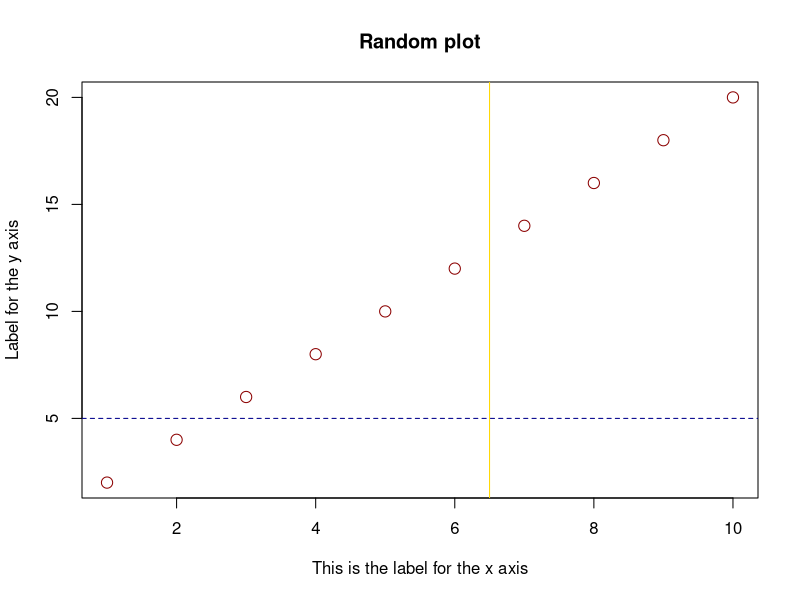
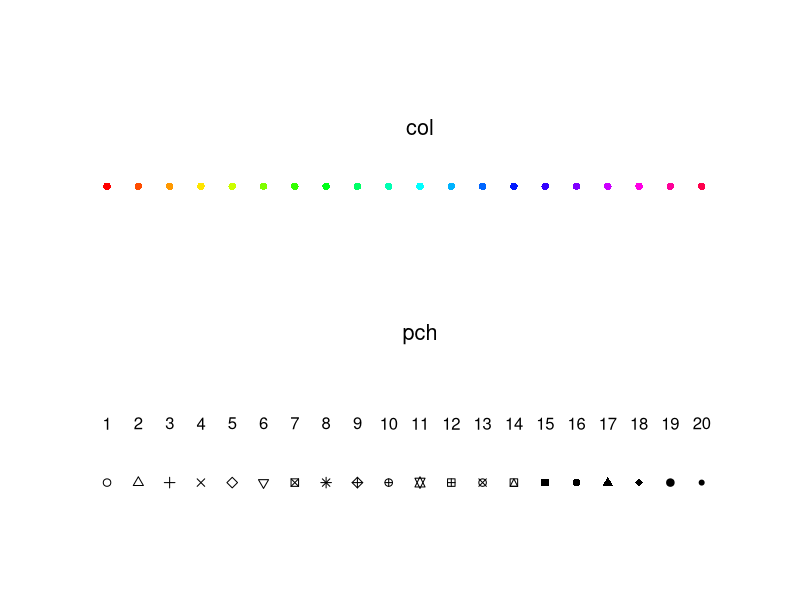
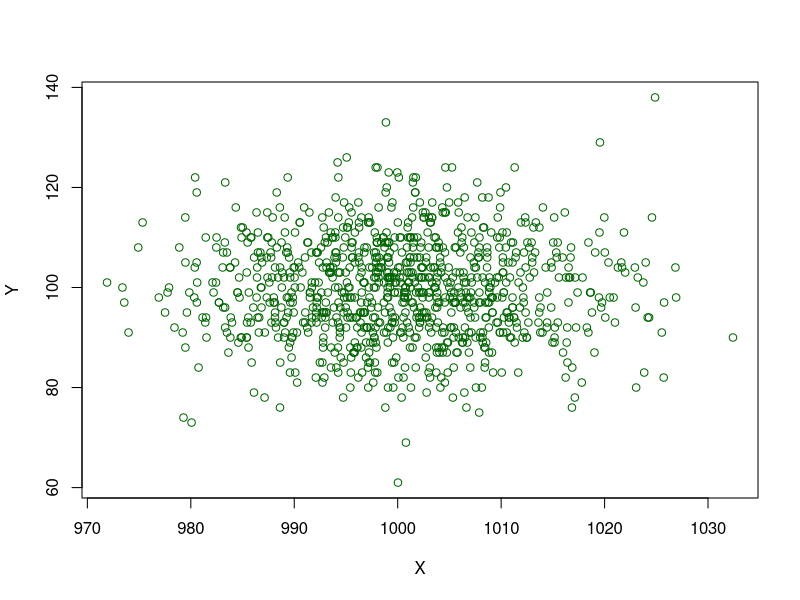
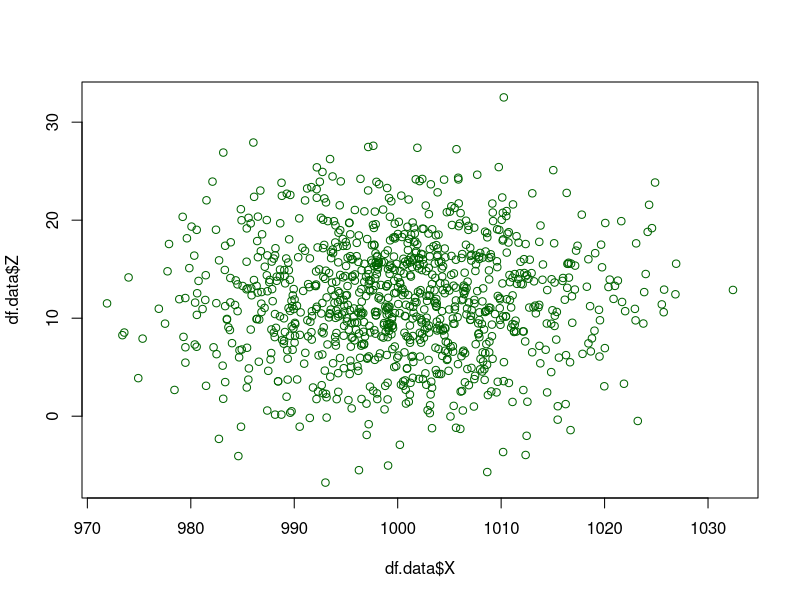
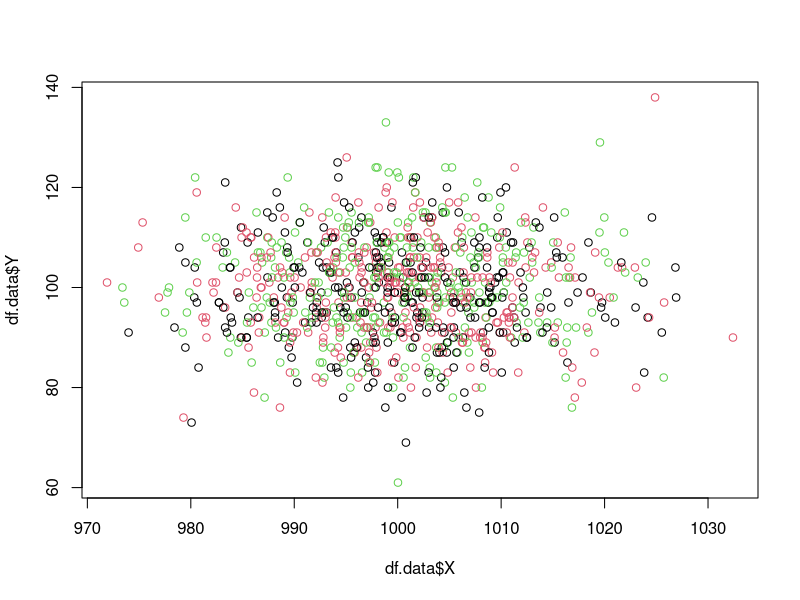
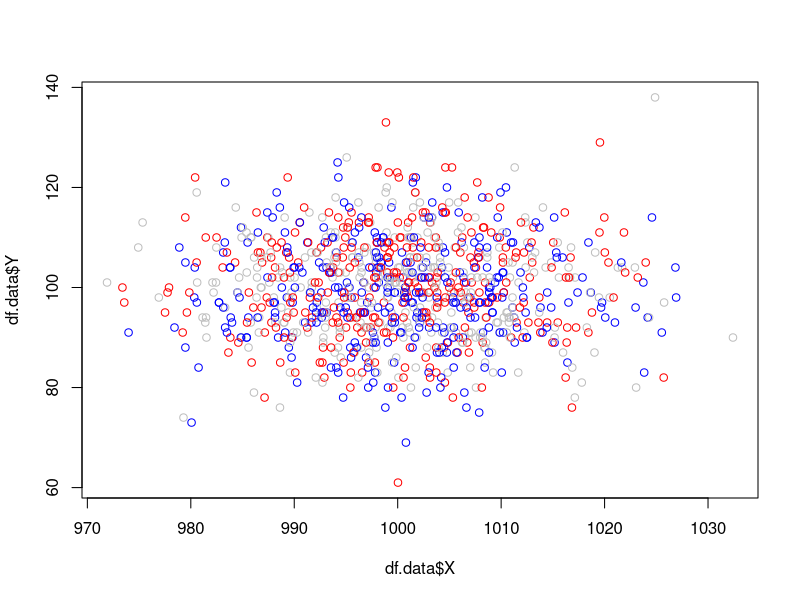
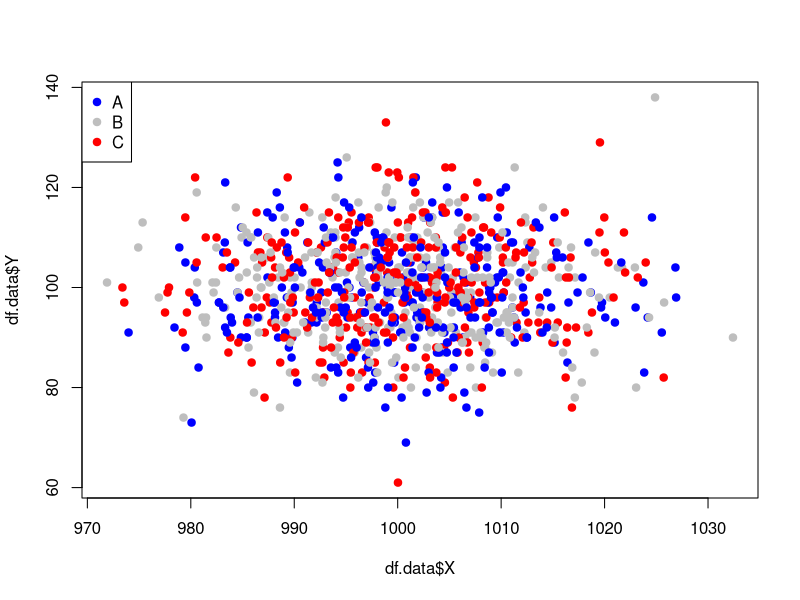
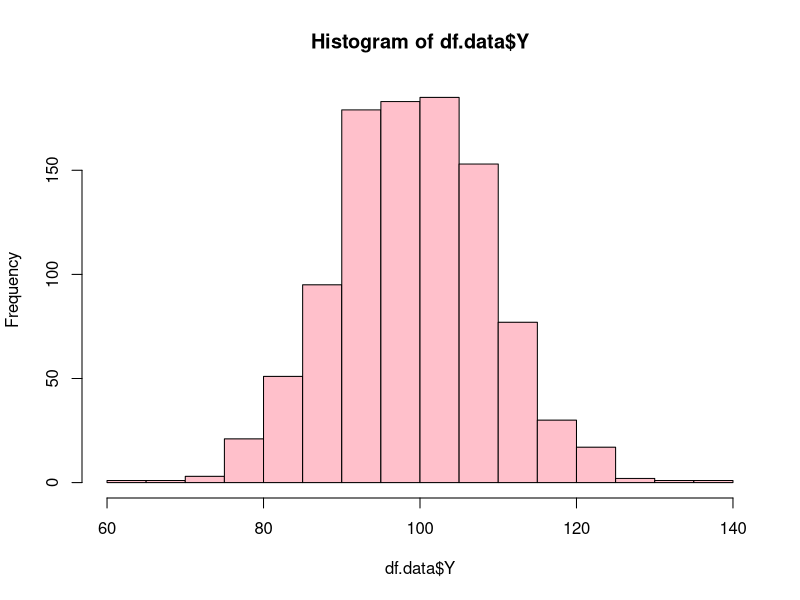

Write the R code that produced these figures, in order.
## ---- chunk 1
knitr::opts_chunk$set(
  echo = TRUE, 
  dpi = 300,
  fig.align = "center", 
  fig.width = 7, 
  fig.height = 4
)
## ---- chunk 2
x <- 1:10
y <- 2 * x 
plot(
  x, y, xlab = "This is the label for the x axis",
  ylab = "Label for the y axis",
  main = "Random plot", 
  col = "darkred", cex = 1.5
) 
abline(h = 5, lty = 2, col = "darkblue")
abline(v = 6.5, lty = 1, col = "gold")
## ---- chunk 3
## it creates an empty canvas where other plot variables can draw
plot(c(1, 21), c(1, 2.3), type = "n", axes = FALSE, ann = FALSE)
## points by color (col)
points(1:20, rep(2, 20), pch = 16, col = rainbow(20)) 
text(11, 2.2, "col", cex = 1.3)
## points by shape (pch)
points(1:20, rep(1, 20), pch = 1:20) 
text(1:20, 1.2, labels = 1:20) 
text(11, 1.5, "pch", cex = 1.3)
## ---- chunk 4
set.seed(123)
df.data <- data.frame(
  X = rnorm(1000, mean = 1000, sd = 10),
  Y = rpois(100, n = 1000),
  Category.1 = factor(sample(LETTERS[1:3], size = 1000, replace = T)),
  Z = rnorm(1000, mean = 12, sd = 6)
)
## ---- chunk 5
with(df.data, plot(Y ~ X, col = "darkgreen"))
plot(df.data$X, df.data$Z, col = "darkgreen")
## ---- chunk 6
plot(df.data$X, df.data$Y, col = df.data$Category.1)
## why the line of code below works?? Try to understand it
plot(df.data$X, df.data$Y, col = c("blue", "gray", "red")[df.data$Category.1])
## ---- chunk 7
plot(
  df.data$X, 
  df.data$Y, 
  col = c("blue", "gray", "red")[df.data$Category.1], pch = 19  
)

# Add a legend
legend(
  "topleft", 
  legend = levels(df.data$Category.1), 
  col = c("blue", "gray", "red")[factor(levels(df.data$Category.1))],
  pch = 19
)
## ---- chunk 8
hist(df.data$Y, breaks = 25, col = "pink")
hist(df.data$X, breaks = 50, col = "lightblue")
## ---- chunk 9
par(mfrow = c(1, 2))
hist(df.data$Y, breaks = 25, col = "pink")
hist(df.data$X, breaks = 50, col = "lightblue")
dev.off()
## ---- chunk 10
boxplot(Y ~ Category.1, df.data, col = c("blue", "gray", "red"), main = "Bolxplot")
with(
  df.data, 
  boxplot(Z ~ Category.1, col = c("blue", "gray", "red"), frame = FALSE)
)
stripchart(
  X ~ Category.1, df.data, vertical = TRUE, pch = 17, 
  col = c("blue", "gray", "red")
)
## ---- chunk 11
barplot(
  head(df.data$X, 10), names.arg = paste0("Sample-", c(1:10)), 
  las = 2,
  col = c("blue", "gray", "red")[head(df.data$Category.1, 10)],
  main = "Barplot of first 10 samples"
)
abline(h = 0)
## ---- chunk 12
library("ggplot2")
library("datasets")
data(iris)
## ---- chunk 13
str(iris)
## ---- chunk 14
## canvas, just a ggplot object
ggplot()
## ---- chunk 15
## canvas + the field where variables will be mapped. In this case, we take 
# Sepal.Length and Sepal.Width columns from the iris data frame
ggplot(iris, aes(x = Sepal.Length, y = Sepal.Width))
## ---- chunk 16
## canvas + the field where variables will be mapped
ggplot(data = iris, mapping = aes(x = Sepal.Length, y = Sepal.Width)) + 
  geom_point()
## ---- chunk 17
ggplot(
  data = iris, 
  mapping = aes(x = Sepal.Length, y = Sepal.Width, color = Species)
) + geom_point() + ggtitle("ggtitle() for the title, theme() for the aspect") + 
  theme(plot.title = element_text(face = "bold", color = "red"))
## ---- chunk 18
ggplot(
  data = iris, 
  mapping = aes(x = Sepal.Length, y = Sepal.Width)
) + 
  geom_point(color = "darkgreen") + 
  geom_smooth(method = 'lm', color = "lightgreen") + 
  ggtitle("Check ?geom_smooth()") + 
  theme(plot.title = element_text(face = "bold"))
## ---- chunk 19
ggplot(
  data = iris, 
  mapping = aes(x = Sepal.Length, y = Sepal.Width, color = Species)
) + geom_point() + geom_smooth(method = 'lm') + 
  ggtitle("Check ?geom_smooth()!!") + 
  theme(plot.title = element_text(face = "bold"))
## ---- chunk 20
## canvas + the field where variables will be mapped
ggplot(data = iris, mapping = aes(x = Sepal.Length, y = Sepal.Width, color = Species)) + 
  geom_point() + geom_smooth(method = 'lm') + facet_wrap(~ Species) + 
  ggtitle("Using factet_wrap()") + 
  theme(plot.title = element_text(face = "bold"))
## ---- chunk 21
ggplot(
  data = iris, 
  mapping = aes(x = Sepal.Length, y = Sepal.Width)
) + geom_point() + geom_smooth(aes(color = Species), method = 'lm') + 
  ggtitle("Only coloring lm lines") + 
  theme(plot.title = element_text(face = "bold"))
## ---- chunk 22
ggplot(
  data = iris, 
  mapping = aes(
    x = Sepal.Length, y = Sepal.Width, color = Petal.Length, shape = Species
  )
) + geom_point(size = 2.5) + xlab("Speal length") + ylab("Speal width")
## ---- chunk 23
ggplot(data = iris, mapping = aes(x = Petal.Length)) + 
  geom_histogram() + 
  ggtitle("Histogram of Petal length") + 
  theme(plot.title = element_text(face = "bold")) 
## ---- chunk 24
ggplot(data = iris, mapping = aes(x = Petal.Length, fill = Species)) + 
  geom_histogram(alpha = 0.8) + 
  ggtitle("Histogram of petal length") + 
  theme(plot.title = element_text(face = "bold")) 
## ---- chunk 25
ggplot(data = iris, mapping = aes(x = Petal.Length, fill = Species)) + 
  geom_histogram(alpha = 0.8) + 
  ggtitle("Histogram of petal length") +
  scale_fill_manual(values = c("gold", "lightblue", "orange")) + 
  theme(plot.title = element_text(face = "bold")) 
## ---- chunk 26
ggplot(data = iris, mapping = aes(x = Petal.Length, fill = Species)) + 
  geom_density(alpha = 0.8) + 
  ggtitle("Histogram of petal length") +
  labs(y = "Density", x = "Petal length", fill = "Species under study") +
  scale_fill_manual(values = c("gold", "lightblue", "orange")) + 
  theme_classic() + theme(plot.title = element_text(face = "bold")) 
## ---- chunk 27
ggplot(data = iris, mapping = aes(x = Species, y = Petal.Width, fill = Species)) + 
  geom_boxplot(alpha = 0.8) + 
  ggtitle("Boxplot of petal width") +
  labs(y = "Petal width", x = "Species under study", fill = "Species") +
  scale_fill_manual(values = c("gold", "lightblue", "orange")) + 
  geom_hline(yintercept = 1, color = "red", linetype = "dashed") + 
  theme_classic() + theme(plot.title = element_text(face = "bold")) 
